Frame 1 (no input): blank canvas, image omitted
Frame 60 (the mouse pressed at the canvas centre just before this capture): blank canvas, image omitted
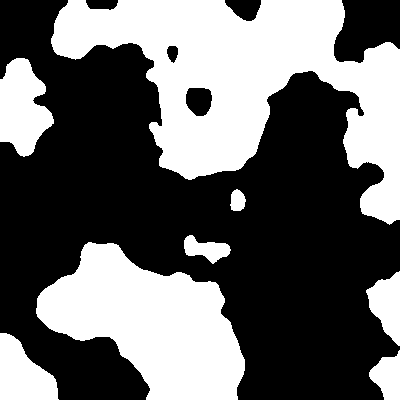
Frame 120 (the mouse held since frame 60 and released just before this capture)

The Processing sketch whose frames 1 and 60 were blank and that drew this single picture after the mouse press (run headless with seeded random() and noise(); from frame 60 on, the mouse is pressed at the canvas centre):

// Processing sketch: Noise2D
// ── Noise2D.pde
void setup() {
  size(400, 400);
  noStroke();
  colorMode(HSB);
}

void draw() {

  float zoom = 100;

  float time = millis()/1000.0;
  
  float threshold = mouseX / (float)width;

  for (int x = 0; x < width; x++) {
    for (int y = 0; y < width; y++) {

      float val = map(noise(x/zoom, y/zoom, time), .1, .9, 0, 1); // These ranges only go from .1 to .9

      fill(val < threshold ? 0 : 255);
      rect(x, y, 1, 1);
    }
  }
}
